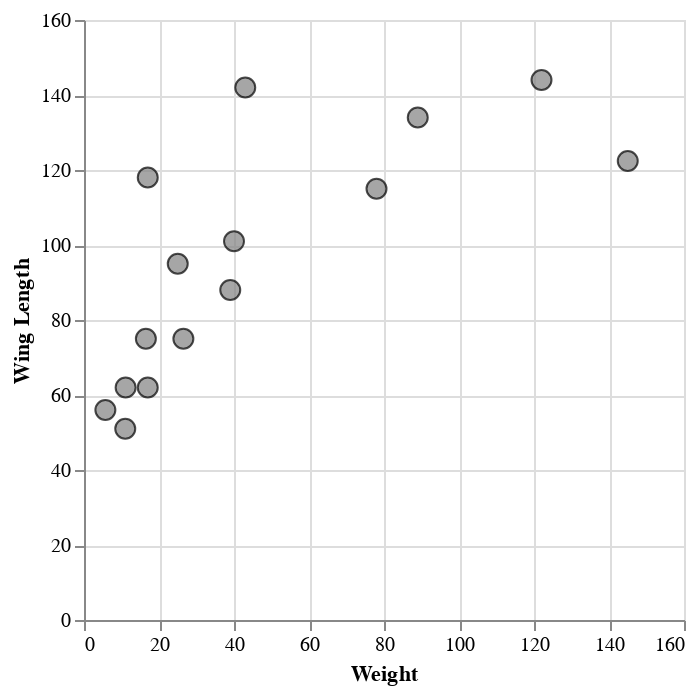

The code cell stored with this chart in its notebook:
### Markdown cell above
#### Exercise

Update the plot below to change the size of the currently selected point to 150.

### Code cell
import altair as alt

selector = alt.selection_point(empty='none')

alt.Chart(birds).mark_point(filled=True, stroke='black').encode(
    x='Weight',
    y='Wing Length',
    color=alt.condition(selector, alt.value('red'), alt.value('gray')),
    strokeWidth=alt.condition(selector, alt.value(3), alt.value(1)),
    size=alt.value(100),
).add_params(
    selector
)

### Figure 1 — Vega-Lite specification as saved in the notebook (floating-point values rounded to 4 significant figures)
{"config": {"view": {"continuousWidth": 300, "continuousHeight": 300}}, "data": {"name": "data-0bb29ce1f7152002f04254de9e163495"}, "mark": {"type": "point", "filled": true, "stroke": "black"}, "encoding": {"color": {"condition": {"param": "param_7", "value": "red", "empty": false}, "value": "gray"}, "size": {"value": 100}, "strokeWidth": {"condition": {"param": "param_7", "value": 3, "empty": false}, "value": 1}, "x": {"field": "Weight", "type": "quantitative"}, "y": {"field": "Wing Length", "type": "quantitative"}}, "params": [{"name": "param_7", "select": {"type": "point"}}], "$schema": "https://vega.github.io/schema/vega-lite/v5.20.1.json", "datasets": {"data-0bb29ce1f7152002f04254de9e163495": [{"Common Name": "House Wren", "Species": "Troglodytes aedon", "Wing Length": 51.0, "Weight": 11.0}, {"Common Name": "Golden-crowned Kinglet", "Species": "Regulus satrapa", "Wing Length": 56.0, "Weight": 5.7}, {"Common Name": "Swamp Sparrow", "Species": "Melospiza georgiana", "Wing Length": 62.0, "Weight": 17.0}, {"Common Name": "Chestnut-sided Warbler", "Species": "Setophaga pensylvanica", "Wing Length": 62.0, "Weight": 11.1}, {"Common Name": "Blue-headed Vireo", "Species": "Vireo solitarius", "Wing Length": 75.0, "Weight": 16.5}, {"Common Name": "White-crowned Sparrow", "Species": "Zonotrichia leucophrys", "Wing Length": 75.0, "Weight": 26.5}, {"Common Name": "Gray Catbird", "Species": "Dumetella carolinensis", "Wing Length": 88.0, "Weight": 39.0}, {"Common Name": "Cedar Waxwing", "Species": "Bombycilla cedrorum", "Wing Length": 95.0, "Weight": 25.0}, {"Common Name": "Rose-breasted Grosbeak", "Species": "Pheucticus ludovicianus", "Wing Length": 101.0, "Weight": 40.0}, {"Common Name": "Florida Scrub-Jay", "Species": "Aphelocoma coerulescens", "Wing Length": 115.0, "Weight": 78.0}, {"Common Name": "Barn Swallow", "Species": "Hirundo rustica", "Wing Length": 118.0, "Weight": 17.0}, {"Common Name": "Eastern Meadowlark", "Species": "Sturnella magna", "Wing Length": 122.4, "Weight": 145.0}, {"Common Name": "Blue Jay", "Species": "Cyanocitta cristata", "Wing Length": 134.0, "Weight": 89.0}, {"Common Name": "Purple Martin", "Species": "Progne subis", "Wing Length": 142.0, "Weight": 43.0}, {"Common Name": "Common Grackle", "Species": "Quiscalus quiscula", "Wing Length": 144.0, "Weight": 122.0}]}}
